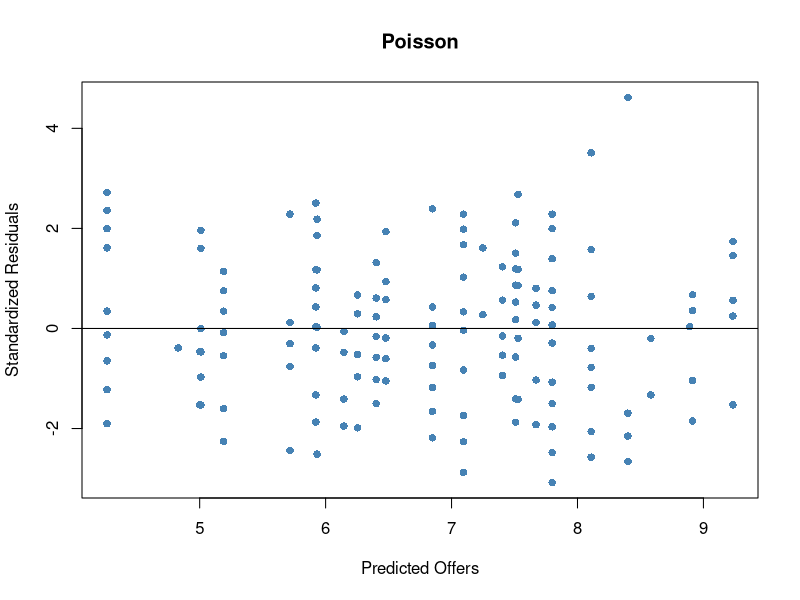
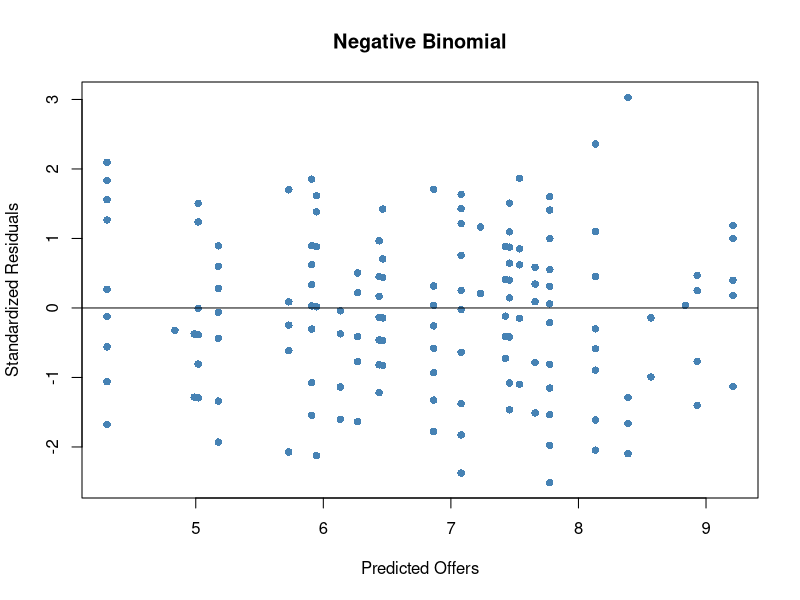
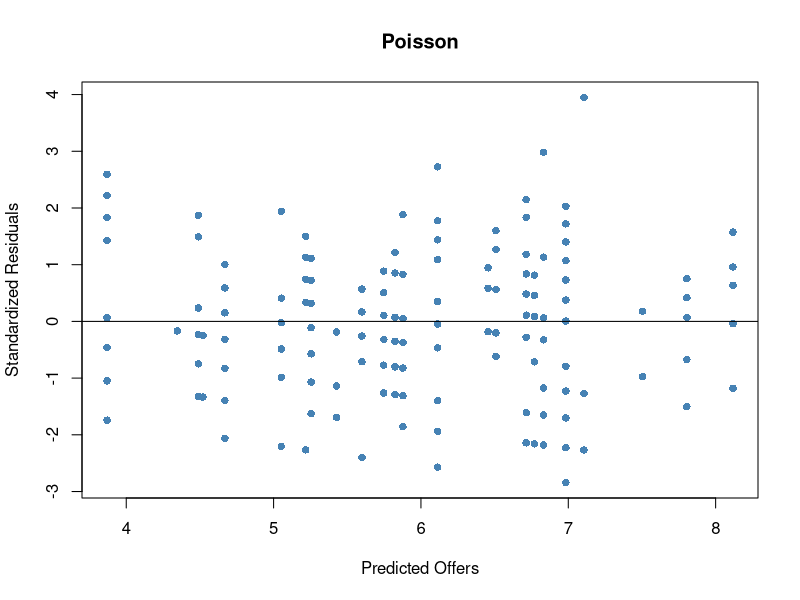
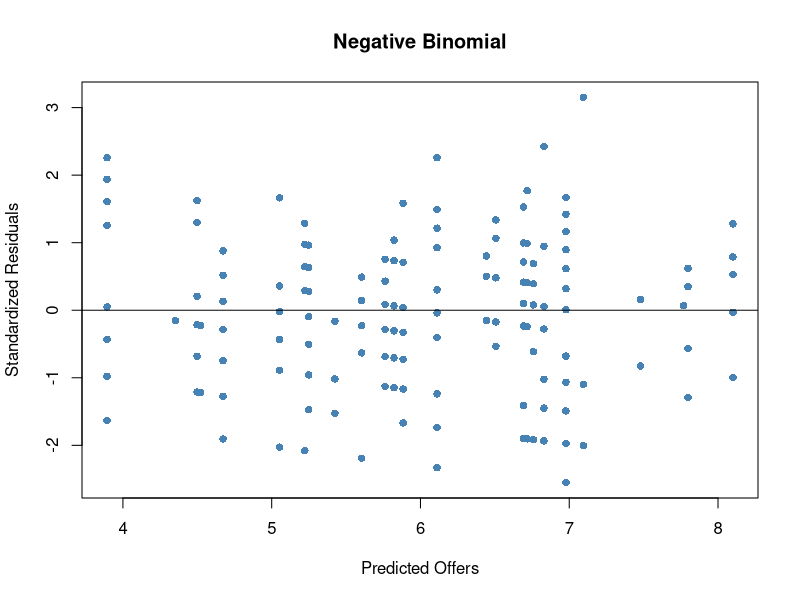

The R source for these figures, in order:

### load packages

library(MASS)
library(readxl)
library(tidyverse)

### import data

data<-read_excel("SM.xlsx")

### calculate OTU and Family richness by sample

input<-data[!duplicated(data$sample.new), ]
input<-dplyr::select(input, sample.new, month2, age2, sex, ring)
input$richness.otu <- NA
input$richness.fam <- NA

for (i in 1:nrow(input)){
  
  temp<-data[which(data$sample.new == input$sample.new[i]),]
  input$richness.otu[i]<-length(unique(temp$final_id))
  rm(temp)
}

for (i in 1:nrow(input)){
  
  temp<-data[which(data$sample.new == input$sample.new[i]),]
  input$richness.fam[i]<-length(unique(temp$family))
  rm(temp)
}

### Modelling individual dietary richness for OTU

# fit poisson model

p.model.otu <- glm(richness.otu ~ month2 + age2 + sex, family = 'poisson', data = input)

# check dispersion

p_res <- resid(p.model.otu)
plot(fitted(p.model.otu), p_res, col='steelblue', pch=16,
     xlab='Predicted Offers', ylab='Standardized Residuals', main='Poisson')
abline(0,0)

mu <- predict(p.model.otu, type="response")
z <- ((input$richness.otu - mu)**2 - input$richness.otu)/ (mu * sqrt(2))
zscore <- lm(z ~ 1)
summary(zscore) # It is significant, so fitting with poisson gives over-dispersion

# fit negative binomial regression model

nb.model.otu <- glm.nb(richness.otu ~ month2 + age2 + sex, data = input)
nb_res <- resid(nb.model.otu)
plot(fitted(nb.model.otu), nb_res, col='steelblue', pch=16,
     xlab='Predicted Offers', ylab='Standardized Residuals', main='Negative Binomial')
abline(0,0)

# compare fit from poisson and negative binomial

pchisq(2 * (logLik(nb.model.otu) - logLik(p.model.otu)),
       df = 1, lower.tail = FALSE) # nb gives better fit

# check results of negative binomial model

summary(nb.model.otu)
anova(nb.model.otu)

### Modelling individual dietary richness for Family

# fit poisson model

p.model.fam <- glm(richness.fam ~ month2 + age2 + sex, family = 'poisson', data = input)

# check dispersion

p_res <- resid(p.model.fam)
plot(fitted(p.model.fam), p_res, col='steelblue', pch=16,
     xlab='Predicted Offers', ylab='Standardized Residuals', main='Poisson')
abline(0,0)

mu <- predict(p.model.fam, type="response")
z <- ((input$richness.fam - mu)**2 - input$richness.fam)/ (mu * sqrt(2))
zscore <- lm(z ~ 1)
summary(zscore) # It is significant, so fitting with poisson gives over-dispersion

# fit negative binomial regression model

nb.model.fam <- glm.nb(richness.fam ~ month2 + age2 + sex, data = input)
nb_res <- resid(nb.model.fam)
plot(fitted(nb.model.fam), nb_res, col='steelblue', pch=16,
     xlab='Predicted Offers', ylab='Standardized Residuals', main='Negative Binomial')
abline(0,0)

# compare fit from poisson and negative binomial

pchisq(2 * (logLik(nb.model.fam) - logLik(p.model.fam)), 
       df = 1, lower.tail = FALSE) # nb gives better fit

# check results of negative binomial model

summary(nb.model.fam)
anova(nb.model.fam)
